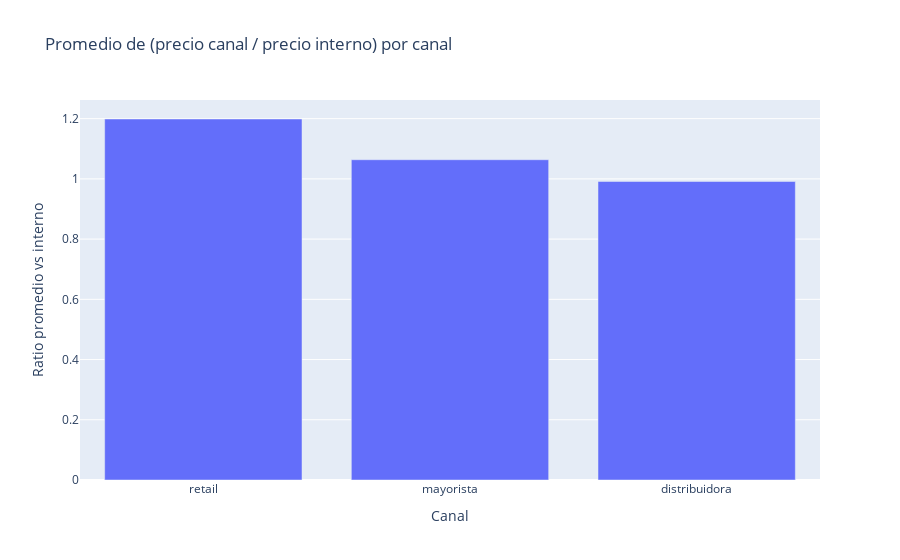

The code cell stored with this chart in its notebook:
### Markdown cell above
## Top desviaciones por SKU

### Code cell
# Pivot SKU x Canal de precios
pivot = data.pivot_table(index='sku', columns='canal', values='precio_analisis', aggfunc='median')
if CANAL_INTERNO not in pivot.columns:
    print(f'Advertencia: no hay columna de canal interno = {CANAL_INTERNO!r} en los datos pivot.')

ratios = {}
for canal in pivot.columns:
    if canal == CANAL_INTERNO:
        continue
    ratios[canal] = (pivot[canal] / pivot[CANAL_INTERNO])

ratios_df = pd.DataFrame(ratios)
# Reemplazar infinitos por NaN para evitar promedios 'inf'
ratios_df = ratios_df.replace([np.inf, -np.inf], np.nan)
res_canal = pd.DataFrame({
    'ratio_promedio_vs_interno': ratios_df.mean(skipna=True),
    'ratio_mediana_vs_interno': ratios_df.median(skipna=True),
    'observaciones': ratios_df.count()
}).sort_values('ratio_promedio_vs_interno', ascending=False)
display(res_canal)

fig6 = px.bar(res_canal.reset_index(), x='index', y='ratio_promedio_vs_interno', title='Promedio de (precio canal / precio interno) por canal')
fig6.update_layout(xaxis_title='Canal', yaxis_title='Ratio promedio vs interno')
fig6.show()

### Figure 1 — Plotly figure (JSON) as saved in the notebook; plotly's stock layout.template omitted (floating-point values rounded to 4 significant figures)
{"data": [{"hovertemplate": "index=%{x}<br>ratio_promedio_vs_interno=%{y}<extra></extra>", "legendgroup": "", "marker": {"color": "#636efa", "pattern": {"shape": ""}}, "name": "", "orientation": "v", "showlegend": false, "textposition": "auto", "type": "bar", "x": ["retail", "mayorista", "distribuidora"], "xaxis": "x", "y": [1.199, 1.064, 0.9913], "yaxis": "y"}], "layout": {"barmode": "relative", "legend": {"tracegroupgap": 0}, "title": {"text": "Promedio de (precio canal / precio interno) por canal"}, "xaxis": {"anchor": "y", "domain": [0, 1], "title": {"text": "Canal"}}, "yaxis": {"anchor": "x", "domain": [0, 1], "title": {"text": "Ratio promedio vs interno"}}}}
